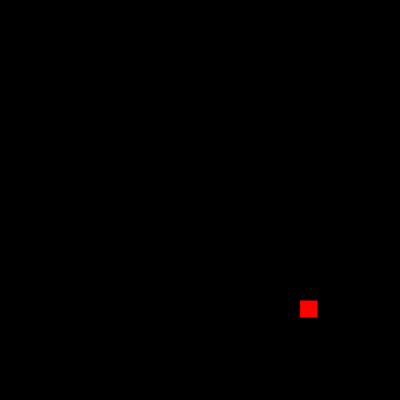
Frame 1 (no input)
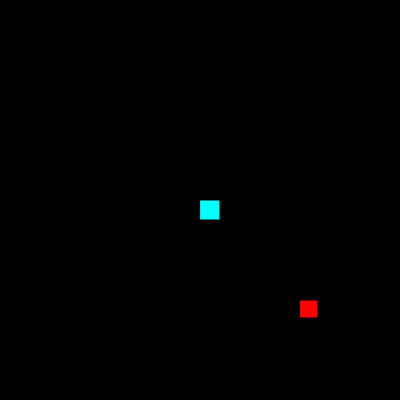
Frame 60 (no input)
Frame 120 (the mouse pressed at the canvas centre since frame 60): identical to frame 60, image omitted

The p5.js sketch that drew these frames (run headless with seeded random() and noise() and a simulated clock; from frame 60 on, the mouse is pressed at the canvas centre):

// p5.js sketch
// ── sketch.js
// Setup.
let playerX = 10;
let playerY = 10;
let velocityX = 0;
let velocityY = 0;
let gridSize = 20; // Because canvas size is 400 x 400
let tileCount = 20; // Because canvas size is 400 x 400
let appleX = 15;
let appleY = 15;
let trail = [];
let tail = 5;

function setup() {
  frameRate(30);
  createCanvas(400, 400);
}

function draw() {
  background(0);
  
  // Render Snake.
  fill('cyan');
  for(let i = 0; i < trail.length; i++) {
    square(trail[i].x*gridSize, trail[i].y*gridSize, gridSize);
    // Stepped on your tail.
    if(playerX == trail[i].x & playerY == trail[i].y)
      tail = 5;
  }
  // Tail specific stuff.
  trail.push({x: playerX, y: playerY});
  while(trail.length > tail)
    trail.shift();
  
  // Step on Apple.
  if(playerX == appleX & playerY == appleY) {
    tail++;
    appleX = Math.floor(Math.random()*tileCount);
    appleY = Math.floor(Math.random()*tileCount);
  }
  
  // Render Apple.
  fill('red');
  square(appleX*gridSize,appleY*gridSize,gridSize-2);
  
  keyboardInput();
  physics();
}

function keyboardInput() {
  if (keyIsDown(LEFT_ARROW)) {
    velocityX = -1;
    velocityY = 0;
  }

  if (keyIsDown(RIGHT_ARROW)) {
    velocityX = 1;
    velocityY = 0;
  }

  if (keyIsDown(UP_ARROW)) {
    velocityY = -1;
    velocityX = 0;
  }

  if (keyIsDown(DOWN_ARROW)) {
    velocityY = 1;
    velocityX = 0;
  }
}

function physics() {
  playerX += velocityX;
  playerY += velocityY;
  
  // Wrap-Around.
  if (playerX < 0)
    playerX = tileCount - 1;
  if(playerX > tileCount - 1)
    playerX = 0;
  if(playerY < 0)
    playerY = tileCount - 1;
  if(playerY > tileCount - 1)
    playerY = 0; 
}
